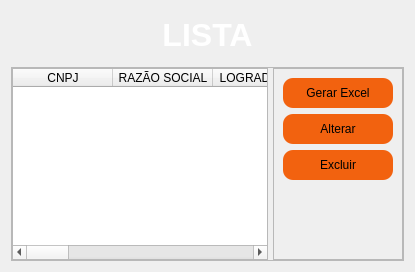
                   <widget class="QWidget" name="tab_2">
                    <attribute name="title">
                     <string>Lista</string>
                    </attribute>
                    <layout class="QVBoxLayout" name="verticalLayout_9">
                     <item>
                      <widget class="QLabel" name="label_3">
                       <property name="minimumSize">
                        <size>
                         <width>0</width>
                         <height>50</height>
                        </size>
                       </property>
                       <property name="maximumSize">
                        <size>
                         <width>16777215</width>
                         <height>50</height>
                        </size>
                       </property>
                       <property name="styleSheet">
                        <string notr="true">color: rgb(255, 255, 255);
</string>
                       </property>
                       <property name="lineWidth">
                        <number>5</number>
                       </property>
                       <property name="text">
                        <string>&lt;html&gt;&lt;head/&gt;&lt;body&gt;&lt;p align=&quot;center&quot;&gt;&lt;span style=&quot; font-size:24pt; font-weight:600;&quot;&gt;LISTA&lt;/span&gt;&lt;/p&gt;&lt;/body&gt;&lt;/html&gt;</string>
                       </property>
                       <property name="alignment">
                        <set>Qt::AlignCenter</set>
                       </property>
                       <property name="margin">
                        <number>5</number>
                       </property>
                       <property name="indent">
                        <number>0</number>
                       </property>
                      </widget>
                     </item>
                     <item>
                      <widget class="QFrame" name="frame_2">
                       <property name="frameShape">
                        <enum>QFrame::StyledPanel</enum>
                       </property>
                       <property name="frameShadow">
                        <enum>QFrame::Raised</enum>
                       </property>
                       <layout class="QHBoxLayout" name="horizontalLayout_15">
                        <property name="spacing">
                         <number>5</number>
                        </property>
                        <property name="leftMargin">
                         <number>0</number>
                        </property>
                        <property name="topMargin">
                         <number>0</number>
                        </property>
                        <property name="rightMargin">
                         <number>0</number>
                        </property>
                        <property name="bottomMargin">
                         <number>0</number>
                        </property>
                        <item>
                         <widget class="QTableWidget" name="tableWidget">
                          <property name="styleSheet">
                           <string notr="true">gridline-color: rgb(255,255,255);
</string>
                          </property>
                          <column>
                           <property name="text">
                            <string>CNPJ</string>
                           </property>
                          </column>
                          <column>
                           <property name="text">
                            <string>RAZÃO SOCIAL</string>
                           </property>
                          </column>
                          <column>
                           <property name="text">
                            <string>LOGRADOURO</string>
                           </property>
                          </column>
                          <column>
                           <property name="text">
                            <string>NÚMERO</string>
                           </property>
                          </column>
                          <column>
                           <property name="text">
                            <string>COMPLEMENTO</string>
                           </property>
                          </column>
                          <column>
                           <property name="text">
                            <string>BAIRRO</string>
                           </property>
                          </column>
                          <column>
                           <property name="text">
                            <string>MUNICÍPIO</string>
                           </property>
                          </column>
                          <column>
                           <property name="text">
                            <string>UF</string>
                           </property>
                          </column>
                          <column>
                           <property name="text">
                            <string>CEP</string>
                           </property>
                          </column>
                          <column>
                           <property name="text">
                            <string>TELEFONE</string>
                           </property>
                          </column>
                          <column>
                           <property name="text">
                            <string>EMAIL</string>
                           </property>
                          </column>
                         </widget>
                        </item>
                        <item>
                         <widget class="QFrame" name="frame_3">
                          <property name="minimumSize">
                           <size>
                            <width>130</width>
                            <height>0</height>
                           </size>
                          </property>
                          <property name="frameShape">
                           <enum>QFrame::StyledPanel</enum>
                          </property>
                          <property name="frameShadow">
                           <enum>QFrame::Raised</enum>
                          </property>
                          <layout class="QVBoxLayout" name="verticalLayout_10">
                           <item>
                            <widget class="QPushButton" name="pushButton">
                             <property name="sizePolicy">
                              <sizepolicy hsizetype="Preferred" vsizetype="Preferred">
                               <horstretch>0</horstretch>
                               <verstretch>0</verstretch>
                              </sizepolicy>
                             </property>
                             <property name="minimumSize">
                              <size>
                               <width>0</width>
                               <height>30</height>
                              </size>
                             </property>
                             <property name="styleSheet">
                              <string notr="true">QPushButton{
	background-color: rgb(242, 98, 15);
	border-radius: 10px;
}

QPushButton:hover{
	background-color: rgb(242, 84, 27);
	border-radius: 10px;
}</string>
                             </property>
                             <property name="text">
                              <string>Gerar Excel</string>
                             </property>
                            </widget>
                           </item>
                           <item>
                            <widget class="QPushButton" name="pushButton_2">
                             <property name="minimumSize">
                              <size>
                               <width>0</width>
                               <height>30</height>
                              </size>
                             </property>
                             <property name="styleSheet">
                              <string notr="true">QPushButton{
	background-color: rgb(242, 98, 15);
	border-radius: 10px;
}

QPushButton:hover{
	background-color: rgb(242, 84, 27);
	border-radius: 10px;
}</string>
                             </property>
                             <property name="text">
                              <string>Alterar</string>
                             </property>
                            </widget>
                           </item>
                           <item>
                            <widget class="QPushButton" name="pushButton_3">
                             <property name="minimumSize">
                              <size>
                               <width>0</width>
                               <height>30</height>
                              </size>
                             </property>
                             <property name="styleSheet">
                              <string notr="true">QPushButton{
	background-color: rgb(242, 98, 15);
	border-radius: 10px;
}

QPushButton:hover{
	background-color: rgb(242, 84, 27);
	border-radius: 10px;
}</string>
                             </property>
                             <property name="text">
                              <string>Excluir</string>
                             </property>
                            </widget>
                           </item>
                           <item>
                            <spacer name="verticalSpacer_2">
                             <property name="orientation">
                              <enum>Qt::Vertical</enum>
                             </property>
                             <property name="sizeHint" stdset="0">
                              <size>
                               <width>20</width>
                               <height>40</height>
                              </size>
                             </property>
                            </spacer>
                           </item>
                          </layout>
                         </widget>
                        </item>
                       </layout>
                      </widget>
                     </item>
                    </layout>
                   </widget>
